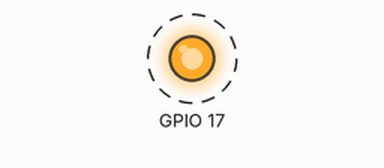
Simulated run of this program. Board: Raspberry Pi (BCM pin numbers). On the bench: output pins drawn as LEDs (lit = HIGH). Dashed ring = blinking. At 4.0 s the program stops and its outputs stay as they are.

Above: at 0.2 s.
Timing chart, 0 to 3.0 s (numbered marks = the images above):
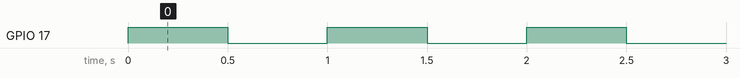

Measured:
- by itself, GPIO 17: alternates HIGH for 0.50 s and LOW for 0.50 s, 8 changes in all, then stays LOW

The program:

blink_led.py
```python
# -*- coding: utf-8 -*-
import time # 导入时间模块
import RPi.GPIO as GPIO # 导入GPIO引脚控制模块

GPIO.setmode(GPIO.BCM) # 使用BCM引脚编号模式
GPIO.setup(17, GPIO.OUT) # 设置GPIO17为输出引脚

GPIO.output(17, True) # LED 亮
time.sleep(0.5) # 延时0.5秒
GPIO.output(17, False) # LED 灭
time.sleep(0.5) # 延时0.5秒
GPIO.output(17, True) # LED 亮
time.sleep(0.5) # 延时0.5秒
GPIO.output(17, False) # LED 灭
time.sleep(0.5) # 延时0.5秒
GPIO.output(17, True) # LED 亮
time.sleep(0.5) # 延时0.5秒
GPIO.output(17, False) # LED 灭
time.sleep(0.5) # 延时0.5秒
GPIO.output(17, True) # LED 亮
time.sleep(0.5) # 延时0.5秒
GPIO.output(17, False) # LED 灭
time.sleep(0.5) # 延时0.5秒

GPIO.cleanup()
```
